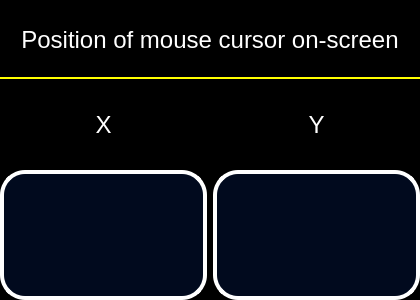
<?xml version="1.0" encoding="UTF-8"?>
<ui version="4.0">
 <class>Form</class>
 <widget class="QWidget" name="Form">
  <property name="geometry">
   <rect>
    <x>0</x>
    <y>0</y>
    <width>420</width>
    <height>300</height>
   </rect>
  </property>
  <property name="sizePolicy">
   <sizepolicy hsizetype="Fixed" vsizetype="Fixed">
    <horstretch>0</horstretch>
    <verstretch>0</verstretch>
   </sizepolicy>
  </property>
  <property name="minimumSize">
   <size>
    <width>420</width>
    <height>300</height>
   </size>
  </property>
  <property name="maximumSize">
   <size>
    <width>420</width>
    <height>300</height>
   </size>
  </property>
  <property name="windowTitle">
   <string>Form</string>
  </property>
  <property name="styleSheet">
   <string notr="true">color: white;
background-color: black;</string>
  </property>
  <layout class="QGridLayout" name="gridLayout_2">
   <property name="leftMargin">
    <number>0</number>
   </property>
   <property name="topMargin">
    <number>0</number>
   </property>
   <property name="rightMargin">
    <number>0</number>
   </property>
   <property name="bottomMargin">
    <number>0</number>
   </property>
   <item row="0" column="0">
    <layout class="QGridLayout" name="gridLayout">
     <item row="1" column="1">
      <widget class="QLabel" name="y_label">
       <property name="font">
        <font>
         <pointsize>18</pointsize>
        </font>
       </property>
       <property name="text">
        <string>Y</string>
       </property>
       <property name="alignment">
        <set>Qt::AlignCenter</set>
       </property>
      </widget>
     </item>
     <item row="1" column="0">
      <widget class="QLabel" name="x_label">
       <property name="font">
        <font>
         <pointsize>18</pointsize>
        </font>
       </property>
       <property name="text">
        <string>X</string>
       </property>
       <property name="alignment">
        <set>Qt::AlignCenter</set>
       </property>
      </widget>
     </item>
     <item row="2" column="1">
      <widget class="QLabel" name="y_coord">
       <property name="sizePolicy">
        <sizepolicy hsizetype="Preferred" vsizetype="Fixed">
         <horstretch>0</horstretch>
         <verstretch>0</verstretch>
        </sizepolicy>
       </property>
       <property name="minimumSize">
        <size>
         <width>0</width>
         <height>130</height>
        </size>
       </property>
       <property name="font">
        <font>
         <pointsize>20</pointsize>
        </font>
       </property>
       <property name="styleSheet">
        <string notr="true">background-color: rgb(1,10,30);
border: 4px solid white;
border-radius: 25px;
color: yellow;</string>
       </property>
       <property name="text">
        <string/>
       </property>
       <property name="alignment">
        <set>Qt::AlignCenter</set>
       </property>
      </widget>
     </item>
     <item row="0" column="0" colspan="2">
      <widget class="QLabel" name="title">
       <property name="font">
        <font>
         <pointsize>18</pointsize>
        </font>
       </property>
       <property name="styleSheet">
        <string notr="true">border-bottom: 2px solid yellow;</string>
       </property>
       <property name="text">
        <string>Position of mouse cursor on-screen</string>
       </property>
       <property name="alignment">
        <set>Qt::AlignCenter</set>
       </property>
      </widget>
     </item>
     <item row="2" column="0">
      <widget class="QLabel" name="x_coord">
       <property name="sizePolicy">
        <sizepolicy hsizetype="Preferred" vsizetype="Fixed">
         <horstretch>0</horstretch>
         <verstretch>0</verstretch>
        </sizepolicy>
       </property>
       <property name="minimumSize">
        <size>
         <width>0</width>
         <height>130</height>
        </size>
       </property>
       <property name="font">
        <font>
         <pointsize>20</pointsize>
        </font>
       </property>
       <property name="styleSheet">
        <string notr="true">background-color: rgb(1,10,30);
border: 4px solid white;
border-radius: 25px;
color: yellow;</string>
       </property>
       <property name="text">
        <string/>
       </property>
       <property name="alignment">
        <set>Qt::AlignCenter</set>
       </property>
      </widget>
     </item>
    </layout>
   </item>
  </layout>
 </widget>
 <resources/>
 <connections/>
</ui>
